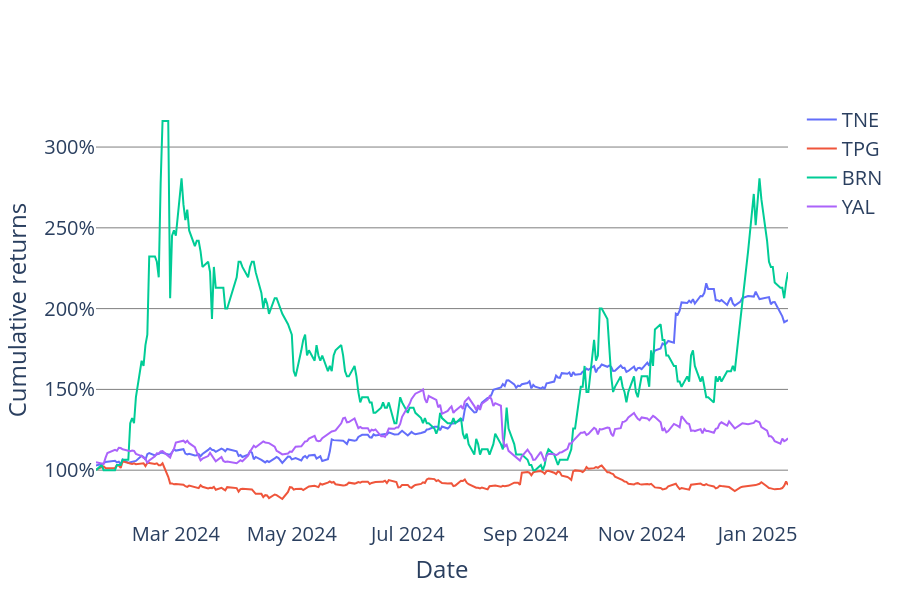

Notebook code cell kept with this figure:
### Code cell
pct_change = df.pct_change().dropna()
# Calculate cumulative returns
cumulative_returns = (1 + pct_change).cumprod()
fig = go.Figure()
for col in cumulative_returns.columns:
    fig.add_trace(
        go.Scatter(
            x = cumulative_returns.index, 
            y = cumulative_returns[col],  
            name = col
        )
    )
fig.update_yaxes(title = 'Cumulative returns', showgrid = True, gridcolor = 'gray', tickformat=".0%")
fig.update_xaxes(title = 'Date')
fig.update_layout(
    plot_bgcolor = 'white',
    paper_bgcolor = 'white',
    height = 600,
    font = dict(size = 20)
)
fig.show()

### Figure 1 — Plotly figure (JSON) as saved in the notebook; plotly's stock layout.template omitted (floating-point values rounded to 4 significant figures; data arrays with more than 128 entries replaced by an {"elided": "..."} marker saying what was removed)
{"data": [{"name": "TNE", "type": "scatter", "x": {"elided": "254 str values"}, "y": {"elided": "254 float values"}}, {"name": "TPG", "type": "scatter", "x": {"elided": "254 str values"}, "y": {"elided": "254 float values"}}, {"name": "BRN", "type": "scatter", "x": {"elided": "254 str values"}, "y": {"elided": "254 float values"}}, {"name": "YAL", "type": "scatter", "x": {"elided": "254 str values"}, "y": {"elided": "254 float values"}}], "layout": {"font": {"size": 20}, "height": 600, "paper_bgcolor": "white", "plot_bgcolor": "white", "xaxis": {"title": {"text": "Date"}}, "yaxis": {"gridcolor": "gray", "showgrid": true, "tickformat": ".0%", "title": {"text": "Cumulative returns"}}}}
